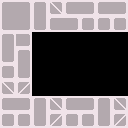

The image is a tile-based game level rendered from a .tmx file. Its description and complete source (layers, tilesets, objects, tile grids) follow:
An orthogonal 16x16 tile map with 8x8 px tiles, 1 tile layer (Tile Layer 1).

<map version="1.0" tiledversion="1.1.3" orientation="orthogonal" renderorder="right-down" width="16" height="16" tilewidth="8" tileheight="8" infinite="0" nextobjectid="1">
 <tileset firstgid="1" name="tiles" tilewidth="8" tileheight="8" tilecount="256" columns="16">
  <image source="../pub/assets/tiles.png" width="128" height="128" />
 </tileset>
 <layer name="Tile Layer 1" width="16" height="16">
  <data encoding="csv">
193,194,195,196,197,198,199,200,193,194,195,196,193,194,195,196,
213,233,234,214,213,214,215,216,209,210,211,212,209,210,211,212,
229,249,250,230,229,230,193,194,195,196,227,228,225,226,227,228,
209,210,211,212,245,246,209,210,211,212,243,244,241,242,243,244,
197,198,195,196,0,0,0,0,0,0,0,0,0,0,0,0,
213,214,211,212,0,0,0,0,0,0,0,0,0,0,0,0,
229,230,197,198,0,0,0,0,0,0,0,0,0,0,0,0,
245,246,213,214,0,0,0,0,0,0,0,0,0,0,0,0,
227,228,229,230,0,0,0,0,0,0,0,0,0,0,0,0,
243,244,245,246,0,0,0,0,0,0,0,0,0,0,0,0,
199,200,231,232,0,0,0,0,0,0,0,0,0,0,0,0,
215,216,247,248,0,0,0,0,0,0,0,0,0,0,0,0,
193,194,195,196,197,198,199,200,193,194,195,196,197,198,199,200,
209,210,211,212,213,214,215,216,209,210,211,212,213,214,215,216,
225,226,227,228,229,230,231,232,225,226,227,228,229,230,231,232,
241,242,243,244,245,246,247,248,241,242,243,244,245,246,247,248
</data>
 </layer>
</map>
